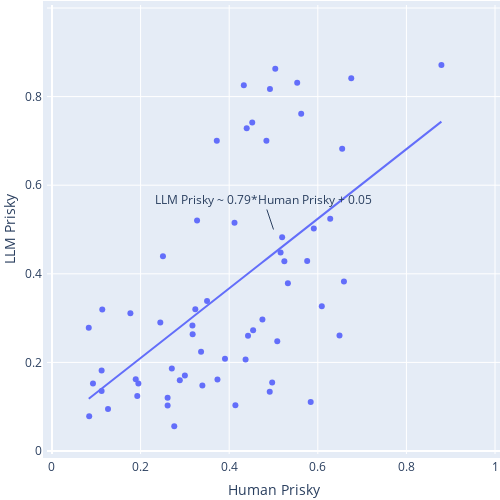

Write notebook code for a chart like this one.
### Code cell
# scatter plot of human (x-axis) vs llm (y-axis)
merged = pd.merge(est_agg, df_llm_agg, on=['Problem', 'Phigh', 'Medium'], suffixes=('_human', '_llm'))
fig = px.scatter(merged, x='Choice_human', y='Choice_llm', trendline='ols', width=500, height=500, labels={'Choice_human': 'Human Prisky', 'Choice_llm': 'LLM Prisky'})
# Update layout to force square aspect ratio
fig.update_layout(
    autosize=False,
    width=500,
    height=500,
    margin=dict(l=0, r=0, b=0, t=0, pad=4),
    xaxis=dict(
        scaleanchor="y",
        scaleratio=1,
        range=[0, 1]  # Ensuring same range
    ),
    yaxis=dict(
        scaleanchor="x",
        scaleratio=1,
        range=[0, 1]  # Ensuring same range
    )
)
# add the slop and intercept of the trendline to the plot
results = px.get_trendline_results(fig)
stats = results['px_fit_results'].values[0]
fig.add_annotation(x=0.5, y=0.5, text=f"LLM Prisky ~ {stats.params[1]:.2f}*Human Prisky + {stats.params[0]:.2f} R^2={stats.rsquared:.2f}")
fig.show()

### Figure 1 — Plotly figure (JSON) as saved in the notebook; plotly's stock layout.template omitted (floating-point values rounded to 4 significant figures)
{"data": [{"hovertemplate": "Human Prisky=%{x}<br>LLM Prisky=%{y}<extra></extra>", "legendgroup": "", "marker": {"color": "#636efa", "symbol": "circle"}, "mode": "markers", "name": "", "orientation": "v", "showlegend": false, "type": "scatter", "x": [0.3275, 0.504, 0.2445, 0.3235, 0.452, 0.6755, 0.372, 0.2705, 0.433, 0.4395, 0.261, 0.5535, 0.112, 0.655, 0.189, 0.3395, 0.3735, 0.3365, 0.492, 0.083, 0.112, 0.412, 0.3905, 0.084, 0.1925, 0.195, 0.497, 0.584, 0.5085, 0.414, 0.516, 0.4915, 0.649, 0.3, 0.437, 0.0925, 0.276, 0.2885, 0.576, 0.609, 0.5195, 0.484, 0.879, 0.5625, 0.475, 0.3175, 0.2505, 0.591, 0.1265, 0.35, 0.5245, 0.261, 0.1135, 0.177, 0.659, 0.5325, 0.454, 0.628, 0.317, 0.4425], "xaxis": "x", "y": [0.5205, 0.863, 0.29, 0.32, 0.7415, 0.8415, 0.7005, 0.1865, 0.8255, 0.7285, 0.1205, 0.8315, 0.1355, 0.682, 0.162, 0.148, 0.1615, 0.224, 0.817, 0.278, 0.1815, 0.515, 0.208, 0.0785, 0.124, 0.1525, 0.1545, 0.1105, 0.2475, 0.1035, 0.448, 0.134, 0.2605, 0.1705, 0.2065, 0.1525, 0.056, 0.1595, 0.429, 0.3265, 0.4825, 0.7005, 0.8715, 0.761, 0.297, 0.2635, 0.4395, 0.5025, 0.095, 0.3385, 0.4285, 0.1025, 0.3195, 0.311, 0.3825, 0.3785, 0.2725, 0.5245, 0.2835, 0.26], "yaxis": "y"}, {"hovertemplate": "<b>OLS trendline</b><br>Choice_llm = 0.785933 * Choice_human + 0.0527176<br>R<sup>2</sup>=0.327705<br><br>Human Prisky=%{x}<br>LLM Prisky=%{y} <b>(trend)</b><extra></extra>", "legendgroup": "", "marker": {"color": "#636efa", "symbol": "circle"}, "mode": "lines", "name": "", "showlegend": false, "type": "scatter", "x": [0.083, 0.084, 0.0925, 0.112, 0.112, 0.1135, 0.1265, 0.177, 0.189, 0.1925, 0.195, 0.2445, 0.2505, 0.261, 0.261, 0.2705, 0.276, 0.2885, 0.3, 0.317, 0.3175, 0.3235, 0.3275, 0.3365, 0.3395, 0.35, 0.372, 0.3735, 0.3905, 0.412, 0.414, 0.433, 0.437, 0.4395, 0.4425, 0.452, 0.454, 0.475, 0.484, 0.4915, 0.492, 0.497, 0.504, 0.5085, 0.516, 0.5195, 0.5245, 0.5325, 0.5535, 0.5625, 0.576, 0.584, 0.591, 0.609, 0.628, 0.649, 0.655, 0.659, 0.6755, 0.879], "xaxis": "x", "y": [0.118, 0.1187, 0.1254, 0.1407, 0.1407, 0.1419, 0.1521, 0.1918, 0.2013, 0.204, 0.206, 0.2449, 0.2496, 0.2578, 0.2578, 0.2653, 0.2696, 0.2795, 0.2885, 0.3019, 0.3023, 0.307, 0.3101, 0.3172, 0.3195, 0.3278, 0.3451, 0.3463, 0.3596, 0.3765, 0.3781, 0.393, 0.3962, 0.3981, 0.4005, 0.408, 0.4095, 0.426, 0.4331, 0.439, 0.4394, 0.4433, 0.4488, 0.4524, 0.4583, 0.461, 0.4649, 0.4712, 0.4877, 0.4948, 0.5054, 0.5117, 0.5172, 0.5314, 0.5463, 0.5628, 0.5675, 0.5706, 0.5836, 0.7436], "yaxis": "y"}], "layout": {"annotations": [{"text": "LLM Prisky ~ 0.79*Human Prisky + 0.05", "x": 0.5, "y": 0.5}], "autosize": false, "height": 500, "legend": {"tracegroupgap": 0}, "margin": {"b": 0, "l": 0, "pad": 4, "r": 0, "t": 0}, "width": 500, "xaxis": {"anchor": "y", "domain": [0, 1], "range": [0, 1], "scaleanchor": "y", "scaleratio": 1, "title": {"text": "Human Prisky"}}, "yaxis": {"anchor": "x", "domain": [0, 1], "range": [0, 1], "scaleanchor": "x", "scaleratio": 1, "title": {"text": "LLM Prisky"}}}}
